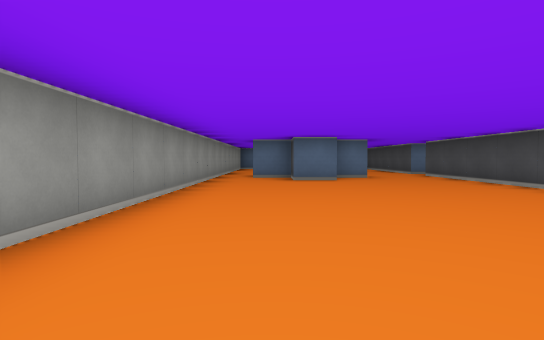
view 1 (above)

18 first-person views from a walk through a cub3D ray-caster map. The camera is about half as high as the walls, tilts 2° down and sees 80° across. The floor is counted in squares. Each view is taken from the middle of a square. On the plan, view 1 faces up. The plan holds only what a view shows up to about 9 squares ahead; the rest is blank.

view 2
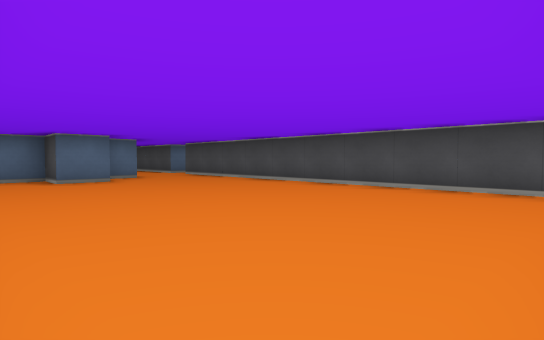

view 3
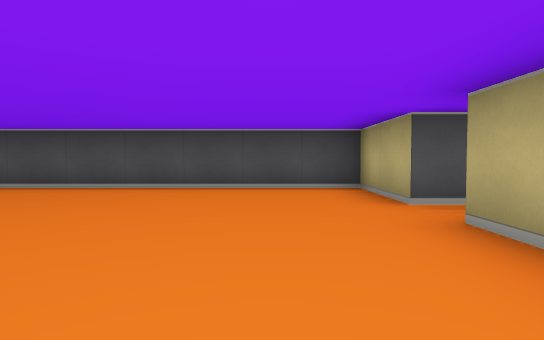

view 4
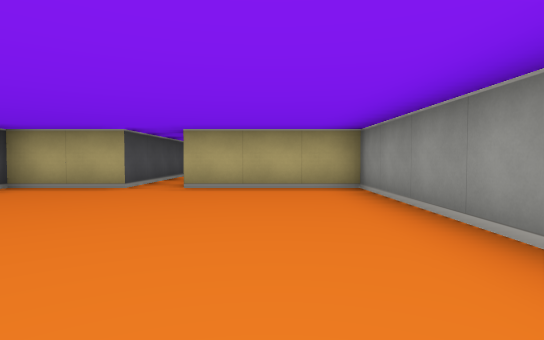

view 5
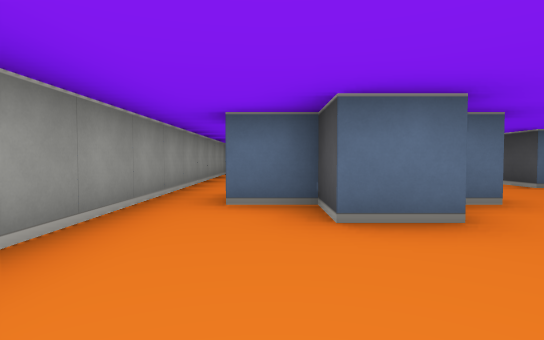

view 6
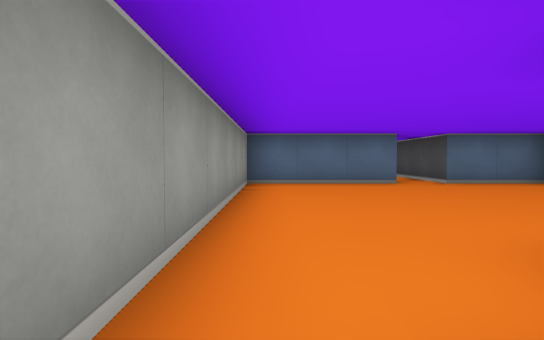

view 7
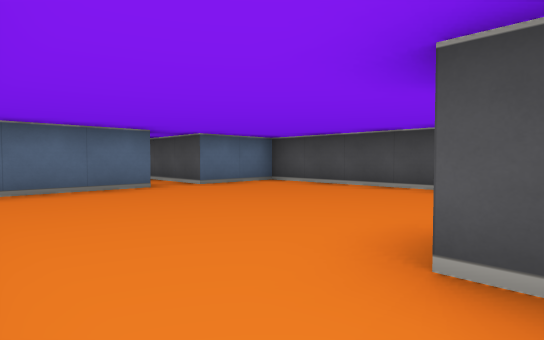

view 8
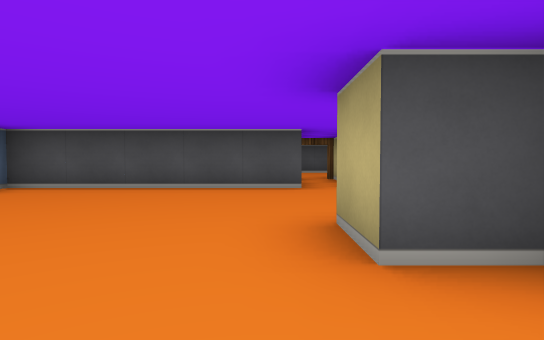

view 9
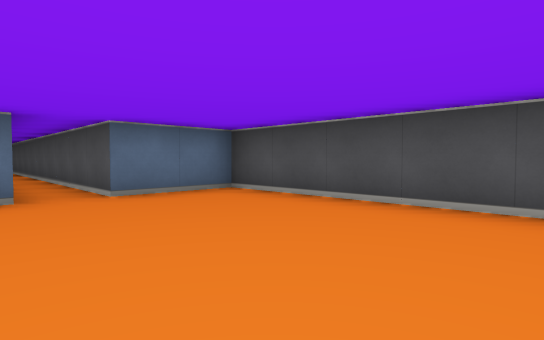

view 10
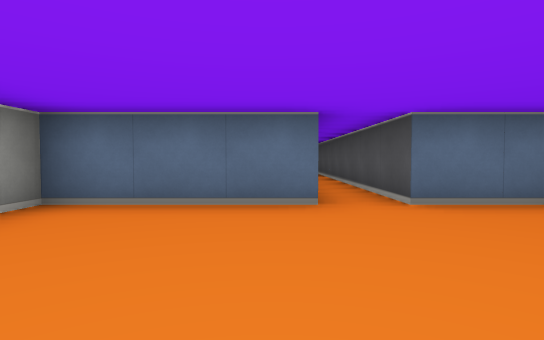

view 11
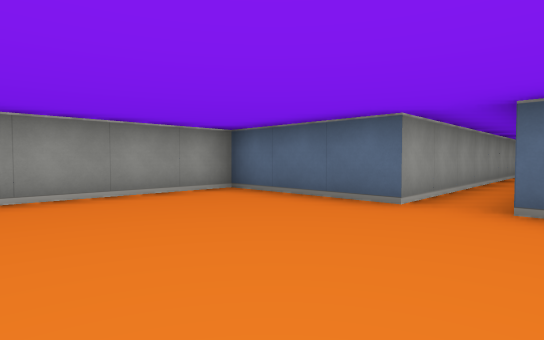

view 12
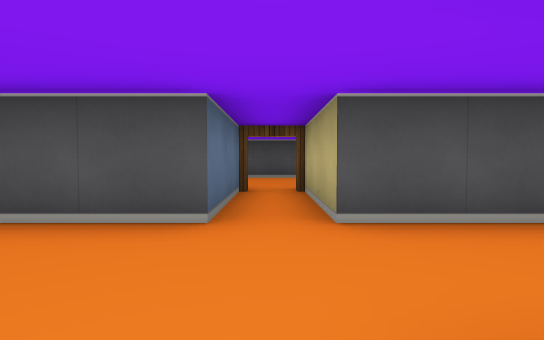

view 13
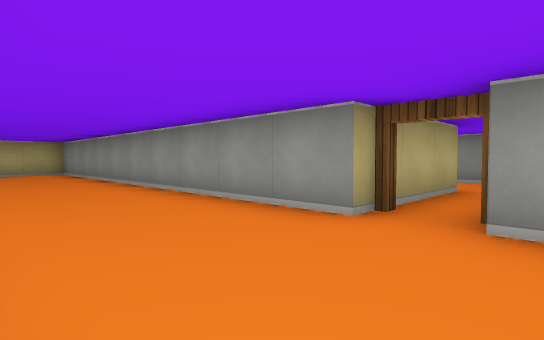

view 14
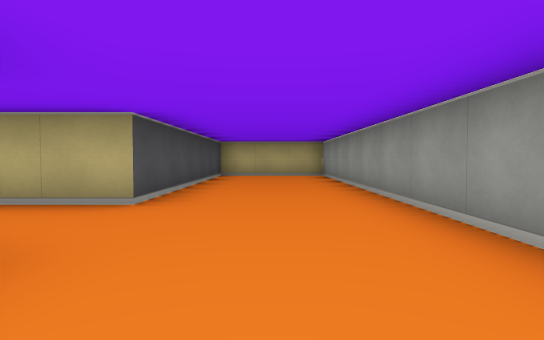

view 15
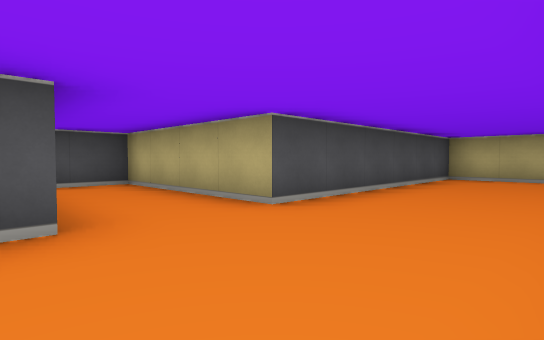

view 16
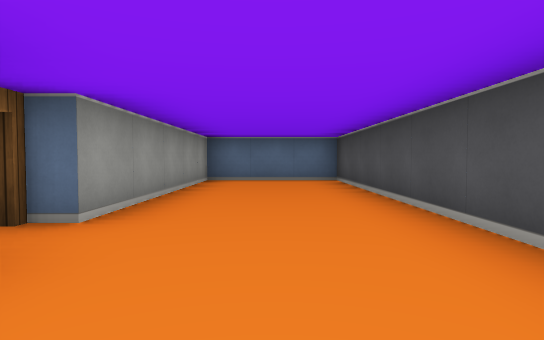

view 17
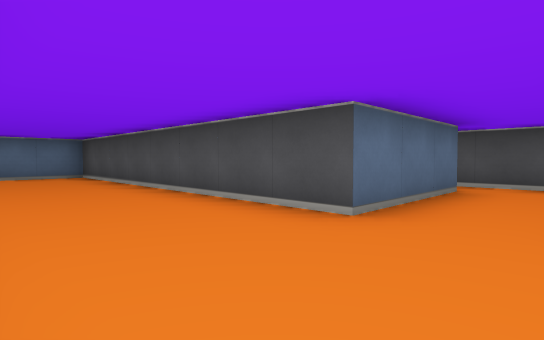

view 18
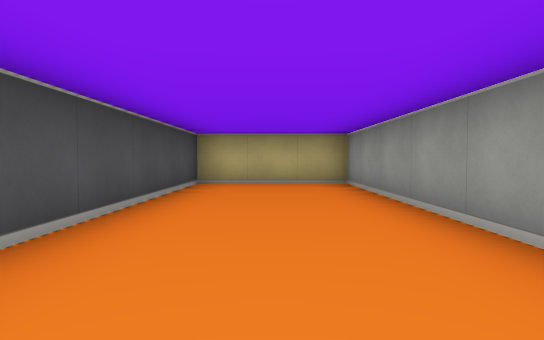

### Floor plan
Points are (right, up) in squares from view 1. A wall is a line through its corners. A room is listed if a view was taken in it or the views show most of it. See-through windows are left out.
Room 1 (views 1, 2, 3, 4, 5, 6)
walls: (1.6, 7.5) (0.5, 7.5) (0.5, 8.5) (-0.5, 8.5); (2.5, -0.5) (4.5, -0.5) (4.5, 9.5); (2.6, 8.5) (1.6, 8.5); (2.5, 9.5) (2.5, 8.9); (-1.5, 9.5) (-1.5, -0.5) (1.5, -0.5)
ways out: opening at (-1, 10) to room 2; opening at (3.5, 10) to room 2; opening at (2, -1)
Room 2 (views 7, 8, 9, 10, 11, 12)
walls: (1.5, 22.5) (1.5, 15.5) (-1.5, 15.5) (-1.5, 9.5); (0.5, 9.6) (0.5, 10.5) (1.5, 10.5); (4.5, 9.5) (7.5, 9.5); (7.5, 10.5) (4.5, 10.5) (4.5, 15.5) (2.5, 15.5) (2.5, 22.2)
ways out: opening at (-1, 10) to room 1; opening at (3.5, 10) to room 1; open door at (7, 10) to room 3
Room 3 (views 13, 14, 15, 16, 17, 18)
walls: (7.5, 9.5) (7.5, -0.5) (10.5, -0.5) (10.5, 5.5) (14.5, 5.5) (14.5, 7.9); (13.6, 7.5) (10.5, 7.5) (10.5, 15.5) (7.5, 15.5) (7.5, 10.5)
ways out: open door at (7, 10) to room 2

Positions as (right, up) in squares from view 1, and headings:
1: (0, 0), facing up
2: (-1, 0), facing up-right
3: (-1, 1), facing right
4: (0, 5), facing down
5: (0, 5), facing up
6: (-1, 9), facing up
7: (-1, 10), facing up-right
8: (-1, 11), facing right
9: (1, 11), facing up-right
10: (1, 12), facing up
11: (3, 12), facing up-left
12: (2, 10), facing right
13: (10, 11), facing down-left
14: (9, 9), facing down
15: (8, 8), facing down-right
16: (9, 8), facing up
17: (8, 6), facing up-right
18: (9, 6), facing down
